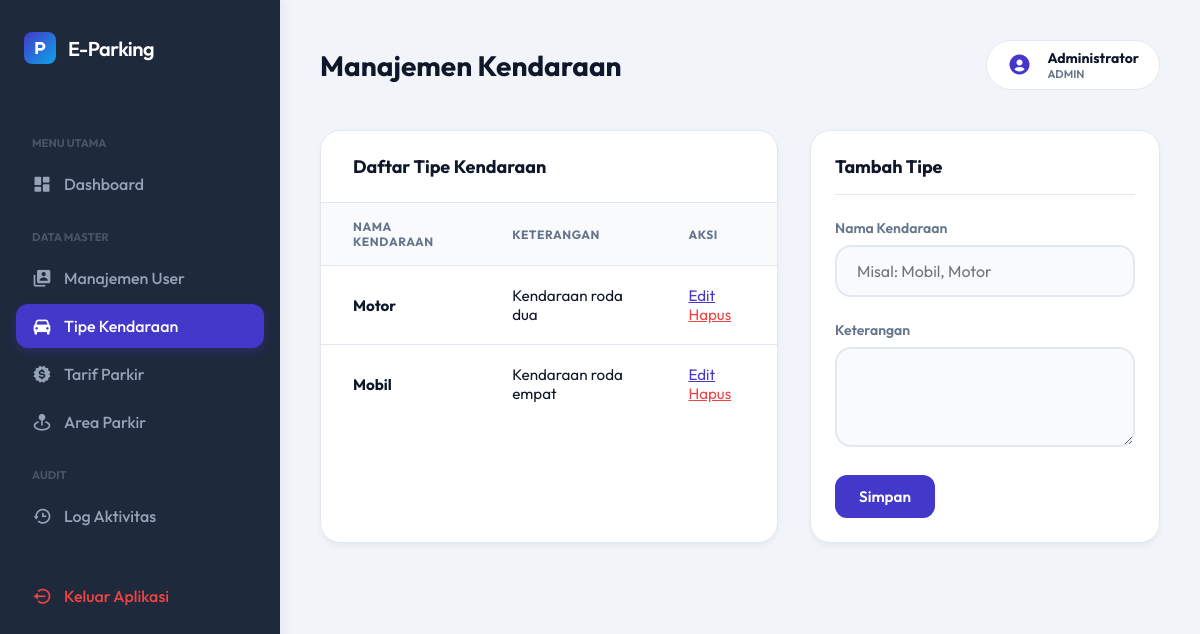
Screenshot of /admin/kendaraan.php (signed in) with the database file from the repository.
### tables this page shows
CREATE TABLE kendaraan (
    id_kendaraan INT AUTO_INCREMENT PRIMARY KEY,
    nama_kendaraan VARCHAR(50) NOT NULL,  
    keterangan TEXT
);

### config/database.php (called while the page is built, shortened)
<?php
$host = "localhost";
$user = "root";
$pass = "";
$db = "aplikasi_parkir";
$conn = mysqli_connect($host, $user, $pass, $db);
mysqli_set_charset($conn, "utf8");
function query($query)
{
    global $conn;
    $result = mysqli_query($conn, $query);
    $rows = [];
    while ($row = mysqli_fetch_assoc($result)) {
        $rows[] = $row;
    }
    return $rows;
}
?>

### admin/kendaraan.php (the view, shortened to what this page needs)
<?php
require_once '../config/database.php';
$edit_data = null;
include '../includes/header.php';
include '../includes/sidebar.php';
?>
<div style="display: grid; grid-template-columns: 1fr 350px; gap: 2rem;">
    <div class="table-card">
        <div class="table-header">
            <h2>Daftar Tipe Kendaraan</h2>
        </div>
        <table>
            <thead>
                <tr>
                    <th>Nama Kendaraan</th>
                    <th>Keterangan</th>
                    <th>Aksi</th>
                </tr>
            </thead>
            <tbody>
                <?php
$data = query("SELECT * FROM kendaraan ORDER BY id_kendaraan ASC");
foreach ($data as $item):
?>
                <tr>
                    <td><strong><?= $item['nama_kendaraan']; ?></strong></td>
                    <td><?= $item['keterangan']; ?></td>
                    <td>
                        <a href="?edit=<?= $item['id_kendaraan']; ?>" style="color: var(--primary); margin-right: 10px;">Edit</a>
                        <a href="?delete=<?= $item['id_kendaraan']; ?>" style="color: var(--danger);" onclick="return confirm('Hapus ini?')">Hapus</a>
                    </td>
                </tr>
                <?php
endforeach; ?>
            </tbody>
        </table>
    </div>
    <div class="table-card" style="padding: 1.5rem;">
        <div class="table-header" style="padding: 0 0 1rem 0; margin-bottom: 1.5rem;">
            <h2><?= $edit_data ? 'Edit Tipe' : 'Tambah Tipe'; ?></h2>
        </div>
        <form action="" method="POST">
            <div class="form-group">
                <label>Nama Kendaraan</label>
                <input type="text" name="nama_kendaraan" class="input-field" value="<?= $edit_data['nama_kendaraan'] ?? ''; ?>" required placeholder="Misal: Mobil, Motor">
            </div>
            <div class="form-group">
                <label>Keterangan</label>
                <textarea name="keterangan" class="input-field" style="height: 100px;"><?= $edit_data['keterangan'] ?? ''; ?></textarea>
            </div>
            <button type="submit" name="save" class="btn btn-primary"><?= $edit_data ? 'Update' : 'Simpan'; ?></button>
        </form>
    </div>
</div>
<?php include '../includes/footer.php'; ?>

### assets/css/style.css (style rules this page uses)
:root { --primary: #4338ca; --primary-light: #818cf8; --primary-dark: #3730a3; --secondary: #0ea5e9; --bg: #f1f5f9; --card: #ffffff; --text: #0f172a; --text-muted: #64748b; --danger: #ef4444; --success: #10b981; --warning: #f59e0b; --border: #e2e8f0; --white: #ffffff; --sidebar-bg: #1e293b; --sidebar-text: #94a3b8; --sidebar-active: #334155; }
* { margin: 0; padding: 0; box-sizing: border-box; font-family: 'Outfit', sans-serif; }
body { background-color: var(--bg); color: var(--text); min-height: 100vh; }
.table-card { background: var(--card); border-radius: 1.25rem; border: 1px solid var(--border); box-shadow: 0 4px 6px -1px rgba(0, 0, 0, 0.05); overflow: hidden; }
.table-header { padding: 1.5rem 2rem; border-bottom: 1px solid var(--border); display: flex; justify-content: space-between; align-items: center; }
.table-header h2 { font-size: 1.125rem; font-weight: 700; }
table { width: 100%; border-collapse: collapse; }
th { background: #f8fafc; text-align: left; padding: 1rem 2rem; font-size: 0.75rem; text-transform: uppercase; color: var(--text-muted); font-weight: 700; letter-spacing: 0.05em; }
td { padding: 1.25rem 2rem; border-top: 1px solid var(--border); font-size: 0.95rem; }
.btn { padding: 0.75rem 1.5rem; border: none; border-radius: 0.75rem; font-weight: 600; cursor: pointer; transition: all 0.3s; display: inline-flex; align-items: center; justify-content: center; gap: 0.5rem; font-size: 0.95rem; }
.btn-primary { background: var(--primary); color: white; }
.form-group { margin-bottom: 1.5rem; }
.form-group label { display: block; font-size: 0.875rem; font-weight: 600; margin-bottom: 0.5rem; color: var(--text-muted); }
.input-field { width: 100%; padding: 0.875rem 1.25rem; border: 2px solid var(--border); border-radius: 1rem; font-size: 1rem; transition: all 0.3s; background: #f8fafc; }

### rows the page displays
kendaraan: nama_kendaraan "Motor", keterangan "Kendaraan roda dua"
kendaraan: nama_kendaraan "Mobil", keterangan "Kendaraan roda empat"

### other values shown
$title "Manajemen Kendaraan"
$_SESSION['nama_lengkap'] "Administrator"
$_SESSION['role'] "ADMIN"
